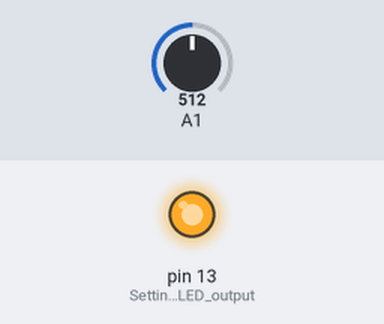
Bench run of a sketch on a simulated Arduino Uno, built with avr-gcc and run on an emulated ATmega328P. On the bench: output pins drawn as LEDs (lit = HIGH). The inputs (shaded band) are chosen by the test bench; at power-on: A1 = 512. Storage starts empty; what the sketch prints to the serial monitor is not drawn.

Above: at 0.1 s.
Timing chart, 0 to 1.6 s (numbered marks = the images above):
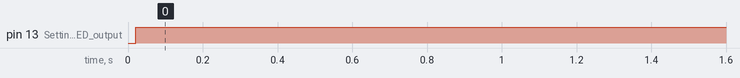

The sketch:

pressuretransducer.ino
```cpp
// Pressure Transducer Voltage Reader
// v2.0
// Written by Roman Rodriguez

#include <string.h>
#include <SPI.h>
#include <SD.h>

File myFile;

void setup() {
  pinMode(LED_BUILTIN, OUTPUT);  // Setting up LED output
  Serial.begin(9600);  // Beginning serial interface
  SD.begin();  // SD Card
}

void loop() {
  digitalWrite(LED_BUILTIN, HIGH);  // Turning LED on to for visual confirmation of functionality
  float cFact = 0.97751710654;  // Defining conversion factor
  float sensorValue = analogRead(A1);  // Reading analog pin A0
  float pressure = sensorValue * cFact;  // Converting from weird input to PSI
  Serial.println(pressure);  // Printing pressure to serial monitor
  myFile = SD.open("test.txt", FILE_WRITE);  // Opening SD card for reading
  myFile.println(pressure);  // Writing pressure to SD card
  myFile.close();  // Closing SD card
  delay(10);  // Stop, wait a minute
}
```

Measured:
- by itself, pin 13 (Setting_up_LED_output): LOW → HIGH at 0.02 s
